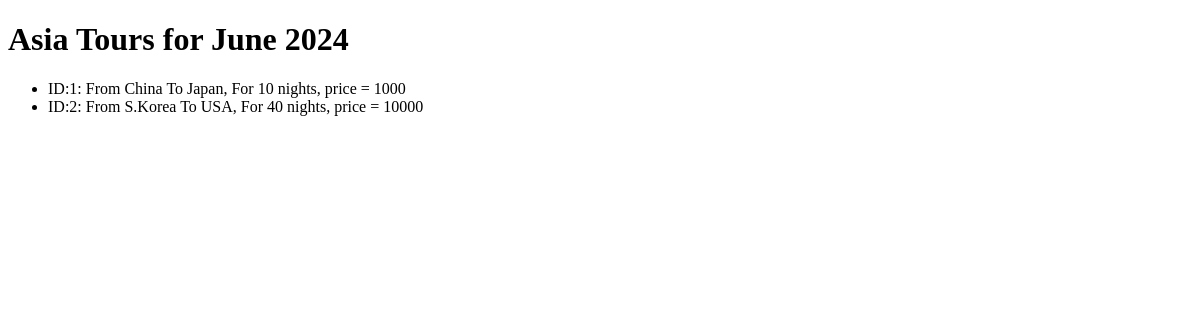
The page /asiatours/ on the database as committed earlier.
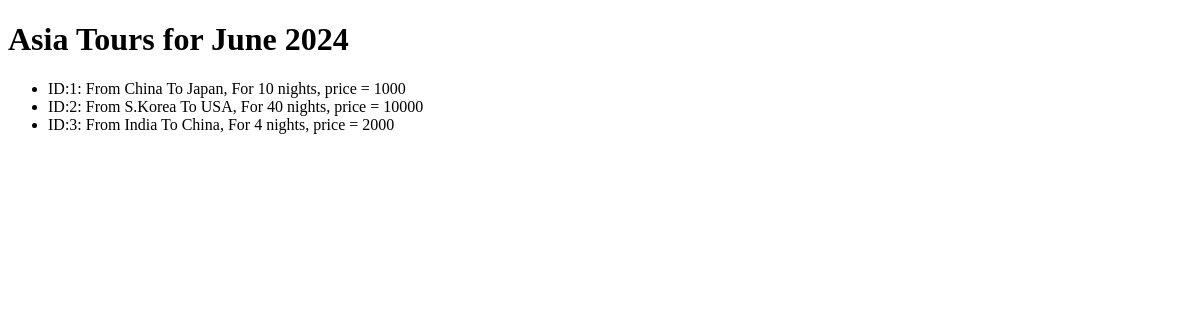
The same page on the database as committed later.
### asiatoursagency/models.py (models this page shows)
class Tour(models.Model):
    origin_country = models.CharField(max_length=64)
    destination_country = models.CharField(max_length=64)
    number_of_nights = models.IntegerField()
    price = models.IntegerField()
    def __str__(self):
        return (f"""ID:{self.id}:
                From {self.origin_country} To {self.destination_country},
                For {self.number_of_nights} nights,
                price = {self.price}""")

### asiatoursagency/views.py (the view)
# urls.py: path("", views.index)
def index(request):
    tours = Tour.objects.all()
    context = {'tours': tours}
    return render(request, 'tours/index.html', context)

### asiatoursagency/templates/tours/index.html (shortened to what this page needs)
<!DOCTYPE html>
<html lang="en">
<head>
</head>
<body>
    <h1>Asia Tours for June 2024</h1>
    <ul>
        {% for tour in tours%}
        <li> {{tour}}</li>
        {%endfor%}
    </ul>
</body>
</html>

Rows that differ between the two databases and show on the page:
added Tour: id+origin_country+destination_country "ID:3: From India To China, For 4 nights, price = 2000"
